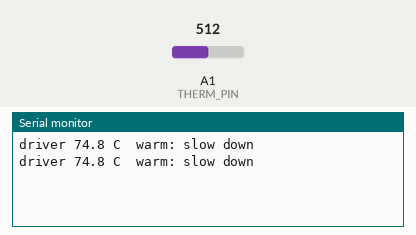
Simulated run of this sketch. Board: Arduino Uno, built with avr-gcc and run on an emulated ATmega328P. On the bench: the last lines printed to the serial monitor. The test bench sets the inputs (shaded band); at power-on: A1 (THERM_PIN) = 512.

Above: at 1.8 s.
1.9 s: A1 (THERM_PIN) set to 542
At 2.8 s:
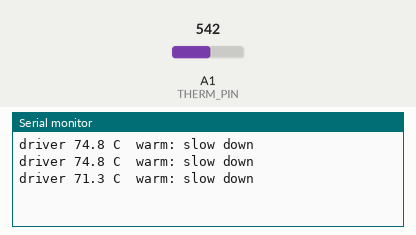
3.4 s: A1 (THERM_PIN) set to 566
At 4.8 s:
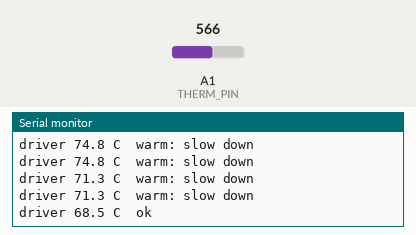
9.5 s: A1 (THERM_PIN) set to 6
At 10.8 s:
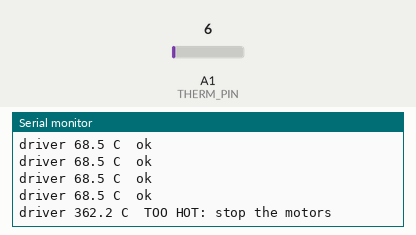
11.0 s: A1 (THERM_PIN) set to 3
At 11.8 s:
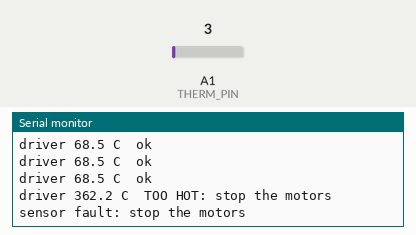

The sketch:

thermistor.ino
```cpp
// thermistor.ino - a motor driver's temperature from a 10 k NTC thermistor (Chapters 74 and 79)
const int THERM_PIN = A1;
const float R_FIXED = 1500.0;          // the fixed resistor (top of the divider): good for 70-85 C (Chapter 79)
const float R_25 = 10000.0;            // the thermistor: 10 k at 25 C ...
const float B = 3950.0;                // ... and its B value (Chapter 74)

// Returns the temperature in C, or -999 if the reading is impossible (a broken or shorted wire).
float readTemperature() {
  int count = analogRead(THERM_PIN);
  if (count < 5 || count > 1018) {
    return -999;                                   // stuck near 0 V or 5 V: the sensor is not connected
  }
  float ratio = count / 1024.0;                    // the pin's share of the supply: no volts needed
  float r = R_FIXED * ratio / (1.0 - ratio);       // the thermistor's resistance (Chapter 79, turned round)
  float invT = 1.0 / 298.15 + log(r / R_25) / B;   // Chapter 74's formula, turned round
  return 1.0 / invT - 273.15;                      // kelvin to degrees C
}

void setup() {
  Serial.begin(115200);
}

void loop() {
  float t = readTemperature();
  if (t < -100) {
    Serial.println("sensor fault: stop the motors");
  } else {
    Serial.print("driver ");
    Serial.print(t, 1);
    Serial.print(" C  ");
    if (t >= 85) {
      Serial.println("TOO HOT: stop the motors");
    } else if (t >= 70) {
      Serial.println("warm: slow down");
    } else {
      Serial.println("ok");
    }
  }
  delay(1000);
}
```

Measured:
- the behaviour switches between 552 and 553 on A1 (THERM_PIN) (found by bisection; images 1 and 2)
- the behaviour switches between 5 and 4 on A1 (THERM_PIN) (found by bisection; images 3 and 4)
- after the input at 1.9 s, the serial monitor: prints a new line after 0.10 s (image 1)
- after the input at 3.4 s, the serial monitor: prints a new line after 0.60 s (image 2)
- after the input at 9.5 s, the serial monitor: prints a new line after 0.51 s (image 3)
- after the input at 11.0 s, the serial monitor: prints a new line at once (image 4)
